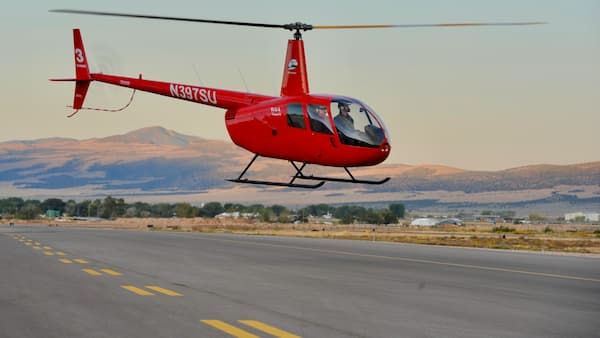
#> input picture gallery/helicopter.jpg, 600 x 338 px, found by its file name
$ python 05_morphological_operations.py
#> lines starting #> are read from the running program, lines starting #| are printed output that depends on the picture
import cv2
import numpy as np

img = cv2.imread("gallery\helicopter.jpg", 0)
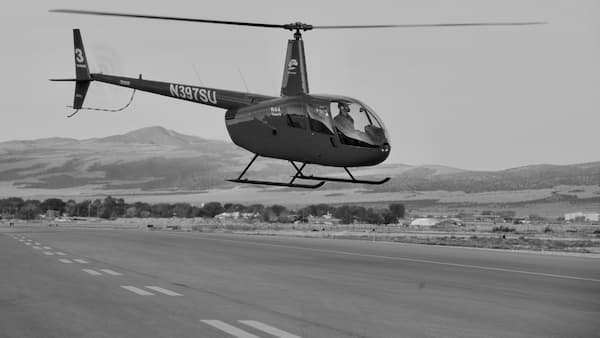
#> img: shape (338, 600); min 0, max 229, mean 140.5
kernel = np.ones((5, 5), np.uint8)
erosion = cv2.erode(img, kernel, iterations=1)
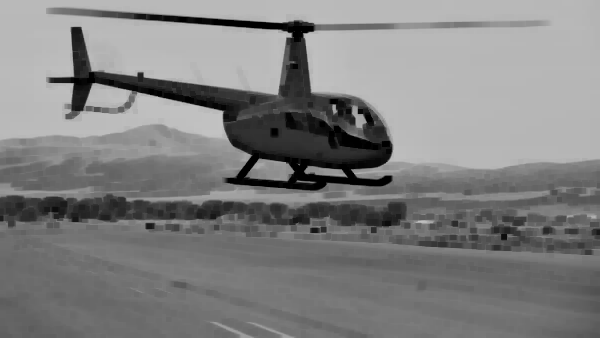
#> erosion: shape (338, 600); min 0, max 194, mean 128.4
dilation = cv2.dilate(img, kernel, iterations=1)
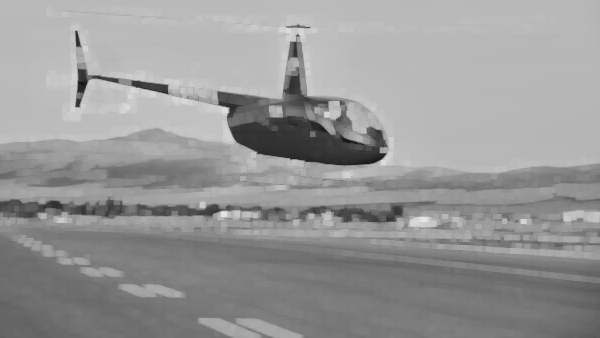
#> dilation: shape (338, 600); min 19, max 229, mean 151.7
opening = cv2.morphologyEx(img, cv2.MORPH_OPEN, kernel,)
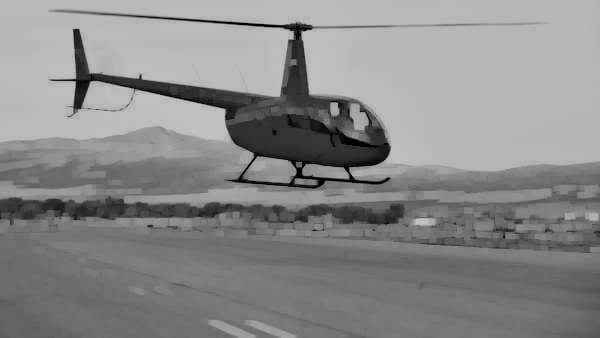
#> opening: shape (338, 600); min 0, max 194, mean 137.1
closing = cv2.morphologyEx(img, cv2.MORPH_CLOSE, kernel,)
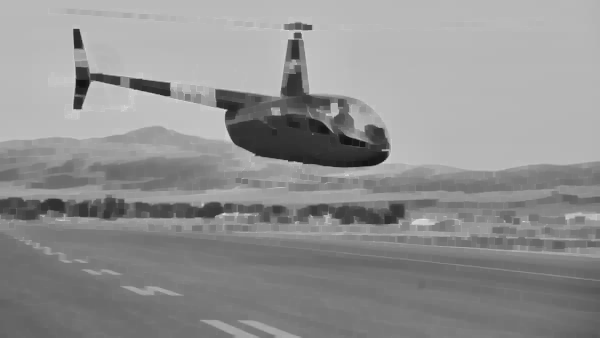
#> closing: shape (338, 600); min 19, max 229, mean 144.8
gradient = cv2.morphologyEx(img, cv2.MORPH_GRADIENT, kernel,)
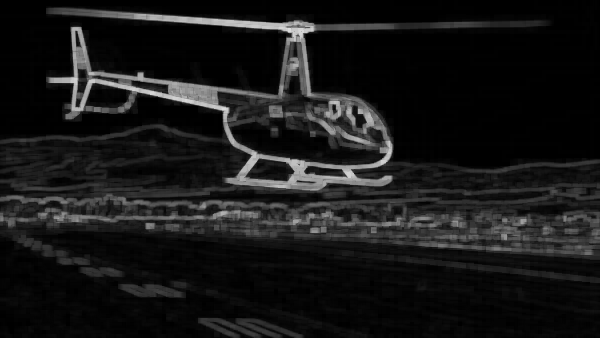
#> gradient: shape (338, 600); min 0, max 218, mean 23.3
tophat = cv2.morphologyEx(img, cv2.MORPH_TOPHAT, kernel,)
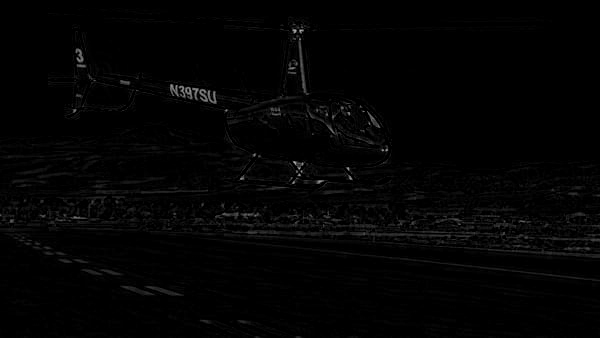
#> tophat: shape (338, 600); min 0, max 181, mean 3.3

cv2.imshow("img", img)
# [5 lines of commented-out code are left out]
cv2.imshow("tophat", tophat)
cv2.waitKey(0)
cv2.destroyAllWindows()
